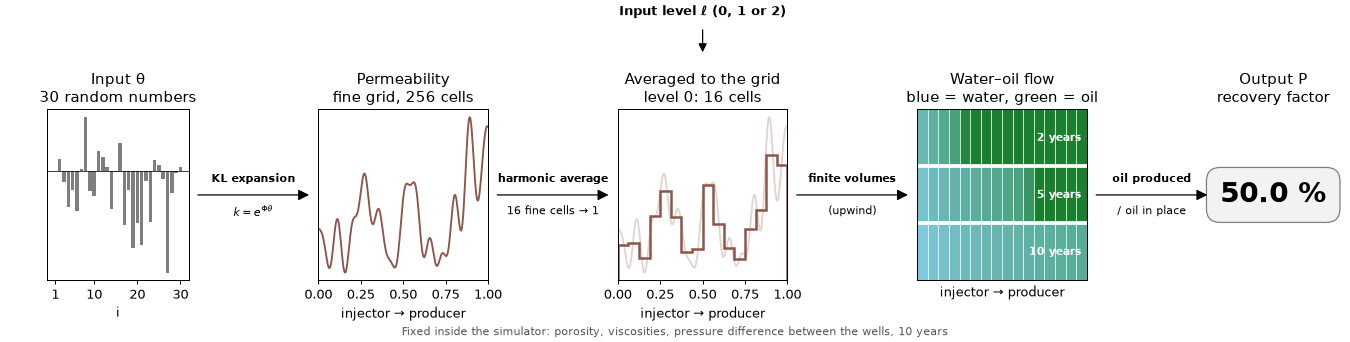

Write the Python code that produced this figure.
"""Make simulator_diagram.png for mlmc_reservoir.ipynb: what goes in and out of simulate(theta, level).

Run from the repo root:
    .venv/bin/python literature/figures/simulator_diagram.py
"""
import json
from pathlib import Path

import matplotlib
import numpy as np

matplotlib.use("Agg")
import matplotlib.pyplot as plt
import matplotlib.patches
import matplotlib.ticker
from matplotlib.colors import LinearSegmentedColormap

HERE = Path(__file__).parent

# 1D simulator: taken from the notebook, so the figure always matches it
nb = json.loads((HERE.parent / "mlmc_reservoir.ipynb").read_text(encoding="utf-8"))
sim = {}
exec(next("".join(c["source"]) for c in nb["cells"] if c["cell_type"] == "code" and "def simulate" in "".join(c["source"])), sim)

LEVEL = 0
cmap = LinearSegmentedColormap.from_list("oil_water", ["#1a7f2e", "#8fd3f4"])   # green = oil, blue = water
theta = np.random.default_rng(7).standard_normal(sim["N_THETA"])
n_fine, n = sim["CELLS"][-1], sim["CELLS"][LEVEL]
k_fine = np.exp(sim["KL"] @ theta)
k_level = sim["permeability"](theta, LEVEL)
P = sim["simulate"](theta, LEVEL)
YEARS = [2, 5, 10]
S_t = np.array([sim["simulate"](theta, LEVEL, t_end=y / 10 * sim["T_END"], return_state=True)[1] for y in YEARS])

fig = plt.figure(figsize=(15, 3.8))
gs = fig.add_gridspec(1, 5, width_ratios=[1, 1.2, 1.2, 1.2, 0.8], wspace=0.85, left=0.035, right=0.985, top=0.68, bottom=0.18)
ax = [fig.add_subplot(gs[0, i]) for i in range(5)]

ax[0].bar(np.arange(1, theta.size + 1), theta, color="#7f7f7f")
ax[0].axhline(0, color="black", lw=0.6)
ax[0].set(title="Input θ\n30 random numbers", xlabel="i", xticks=[1, 10, 20, 30], yticks=[])

ax[1].plot((np.arange(n_fine) + 0.5) / n_fine, k_fine, color="#8c564b")
ax[1].set(title=f"Permeability\nfine grid, {n_fine} cells", yscale="log", xlim=(0, 1), xlabel="injector → producer", yticks=[])

ax[2].plot((np.arange(n_fine) + 0.5) / n_fine, k_fine, color="#8c564b", alpha=0.25)
ax[2].stairs(k_level, np.linspace(0, 1, n + 1), color="#8c564b", lw=2)
ax[2].set(title=f"Averaged to the grid\nlevel {LEVEL}: {n} cells", yscale="log", xlim=(0, 1), xlabel="injector → producer", yticks=[])

ax[3].imshow(S_t, cmap=cmap, vmin=sim["SWC"], vmax=1 - sim["SOR"], aspect="auto", extent=[0, 1, len(YEARS), 0])
ax[3].vlines(np.arange(1, n) / n, 0, len(YEARS), color="white", lw=0.6)
ax[3].hlines(np.arange(1, len(YEARS)), 0, 1, color="white", lw=3)
ax[3].set(title="Water–oil flow\nblue = water, green = oil", xticks=[], yticks=[], xlabel="injector → producer")
for r, y in enumerate(YEARS):
    ax[3].text(0.97, r + 0.5, f"{y} years", color="white", ha="right", va="center", fontsize=9, fontweight="bold")

ax[4].axis("off")
ax[4].set_title("Output P\nrecovery factor")
ax[4].text(0.5, 0.5, f"{P:.1f} %", ha="center", va="center", fontsize=22, fontweight="bold", transform=ax[4].transAxes,
           bbox=dict(boxstyle="round,pad=0.5", fc="#f2f2f2", ec="#7f7f7f"))

for a in ax[1:3]:                                                                # log axes: no tick labels
    a.yaxis.set_major_formatter(matplotlib.ticker.NullFormatter())
    a.yaxis.set_minor_formatter(matplotlib.ticker.NullFormatter())
    a.tick_params(axis="y", which="both", left=False)

# arrows between the panels, with the method above and a short detail below
ARROW_LABELS = [
    ("KL expansion", r"$k = e^{\Phi\theta}$"),
    ("harmonic average", f"{n_fine // n} fine cells → 1"),
    ("finite volumes", "(upwind)"),
    ("oil produced", "/ oil in place"),
]
for (a, b), (above, below) in zip(zip(ax[:-1], ax[1:]), ARROW_LABELS):
    x0, x1 = a.get_position().x1 + 0.005, b.get_position().x0 - 0.005
    y = (a.get_position().y0 + a.get_position().y1) / 2
    fig.add_artist(matplotlib.patches.FancyArrowPatch((x0, y), (x1, y), transform=fig.transFigure, arrowstyle="-|>", mutation_scale=18, color="black"))
    fig.text((x0 + x1) / 2, y + 0.03, above, ha="center", va="bottom", fontsize=9, fontweight="bold")
    fig.text((x0 + x1) / 2, y - 0.03, below, ha="center", va="top", fontsize=9)

# the second input: the level, entering at the averaging step
p = ax[2].get_position()
fig.text((p.x0 + p.x1) / 2, 0.985, "Input level ℓ (0, 1 or 2)", ha="center", va="top", fontsize=10, fontweight="bold")
fig.add_artist(matplotlib.patches.FancyArrowPatch(((p.x0 + p.x1) / 2, 0.92), ((p.x0 + p.x1) / 2, p.y1 + 0.16), transform=fig.transFigure, arrowstyle="-|>", mutation_scale=14, color="black"))
fig.text(0.5, 0.02, "Fixed inside the simulator: porosity, viscosities, pressure difference between the wells, 10 years",
         ha="center", fontsize=9, color="#555555")

fig.savefig(HERE / "simulator_diagram.png", dpi=90, facecolor="white")
print("saved", HERE / "simulator_diagram.png", f"P = {P:.2f} %")
